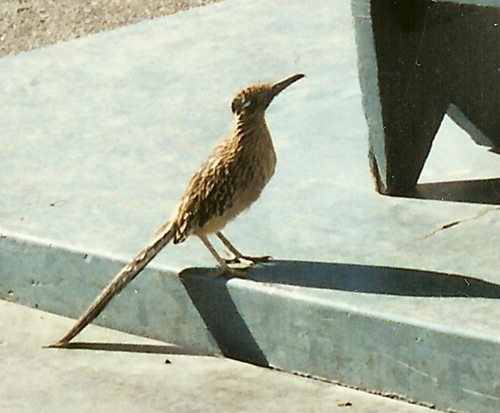
#> input picture ptica.png, 500 x 413 px, given in place of ptica.jpg, which was not available
$ python newMain.py
#> lines starting #> are read from the running program, lines starting #| are printed output that depends on the picture; pictures that were not available may be replaced by others from this repository, and a replacement may not be noted
import cv2
from sklearn.cluster import MiniBatchKMeans
import numpy as np
if __name__ == '__main__':
    image = cv2.imread("D:\Workspace\Pycharm\SOFT\ptica.jpg")
#> image is the input picture: shape (413, 500, 3); mean B, G, R 158.8, 176.2, 169.3
    (h, w) = image.shape[:2]
#> h = 413; w = 500

    # convert the image from the RGB color space to the L*a*b*
    # color space -- since we will be clustering using k-means
    # which is based on the euclidean distance, we'll use the
    # L*a*b* color space where the euclidean distance implies
    # perceptual meaning
    image = cv2.cvtColor(image, cv2.COLOR_BGR2LAB)
#> image: shape (413, 500, 3); mean of channels 0, 1, 2 178.4, 122.5, 136.3

    # reshape the image into a feature vector so that k-means
    # can be applied
    image = image.reshape((image.shape[0] * image.shape[1], 3))

    # apply k-means using the specified number of clusters and
    # then create the quantized image based on the predictions
    clt = MiniBatchKMeans(n_clusters=4)
    labels = clt.fit_predict(image)
    quant = clt.cluster_centers_.astype("uint8")[labels]

    # reshape the feature vectors to images
    quant = quant.reshape((h, w,3))
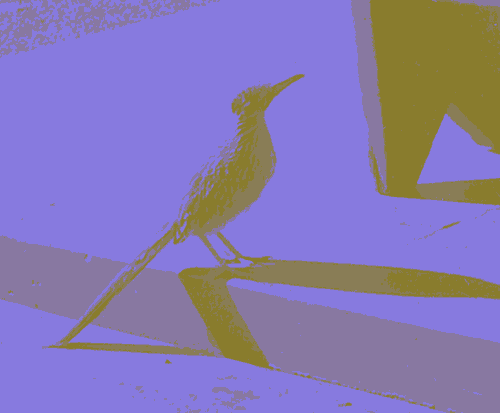
#> quant: shape (413, 500, 3); mean of channels 0, 1, 2 178, 122.1, 135.6; drawn as B, G, R
    image = image.reshape((h, w, 3))

    # convert from L*a*b* to RGB
    quant = cv2.cvtColor(quant, cv2.COLOR_LAB2BGR)
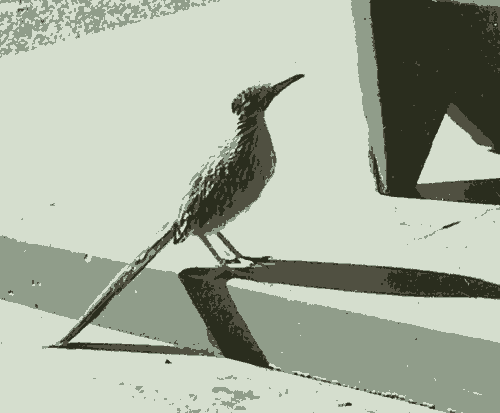
#> quant: shape (413, 500, 3); mean B, G, R 159.7, 176.2, 167.7
    image = cv2.cvtColor(image, cv2.COLOR_LAB2BGR)

    # display the images and wait for a keypress
    cv2.imshow("image", np.hstack([image, quant]))
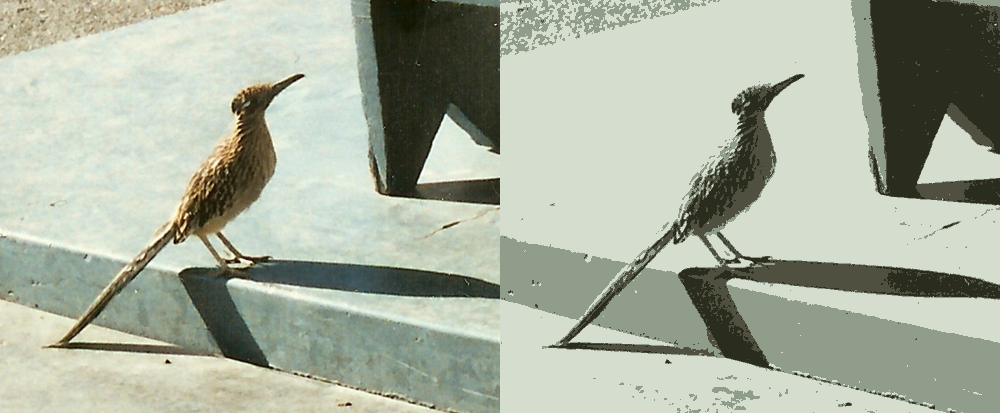
#> window 'image': shape (413, 1000, 3); mean B, G, R 159.3, 176.3, 168.6
    cv2.waitKey(0)
    cv2.destroyAllWindows()
